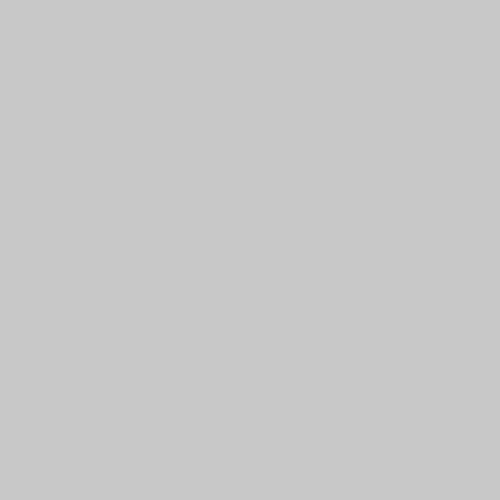
Frame 1 (no input)
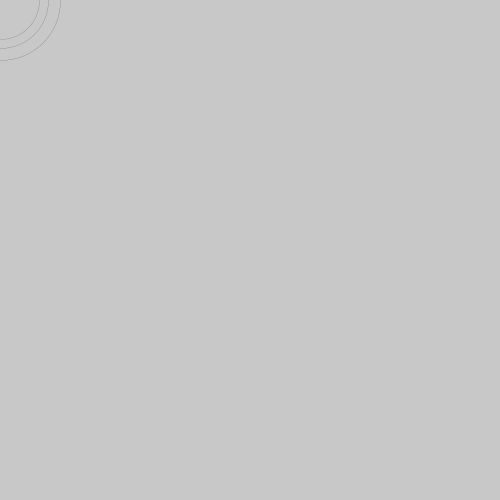
Frame 60 (the mouse pressed at the canvas centre just before this capture)
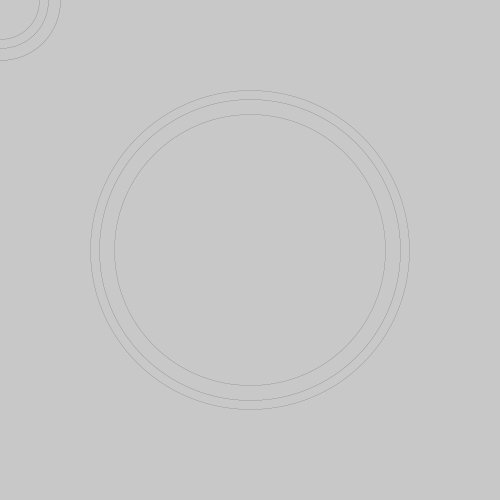
Frame 120 (the mouse held since frame 60 and released just before this capture)

The Processing sketch that drew these frames (run headless with seeded random() and noise(); from frame 60 on, the mouse is pressed at the canvas centre):

// Processing sketch: LIVE01
// ── LIVE01.pde
void setup() {
  size(500, 500);
  background(200);
  //frameRate(25);
}

void draw() {
  
  float x=random(500);
  float y=frameCount*0.2;
// * means multiply
//  / means divide
// + means add
// - means subtract 


if(frameCount%20==0){
  //rect(x,y,w,h);
  noFill();
  stroke(y);
  strokeWeight(0.05);
  //rect(x, y, 100, 100);
  //stroke(100);
  ellipse(mouseX,mouseY,x,x);
}
}
